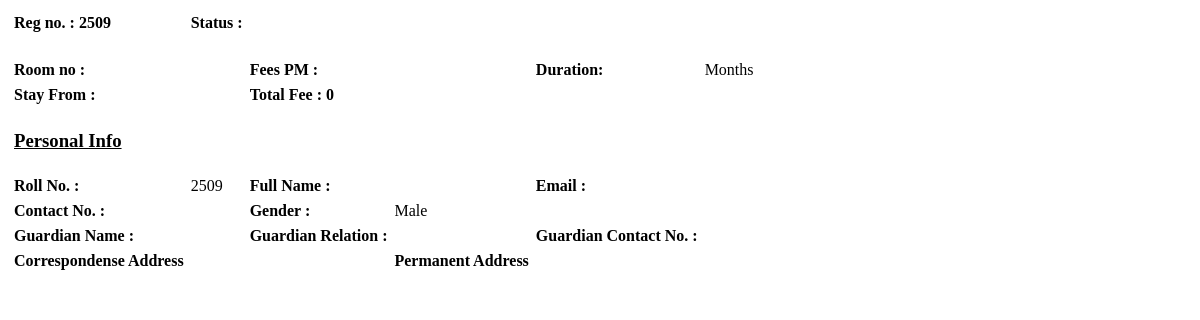
Page /admin/roomde.php?roll=2509 (signed in) on the earlier database version.
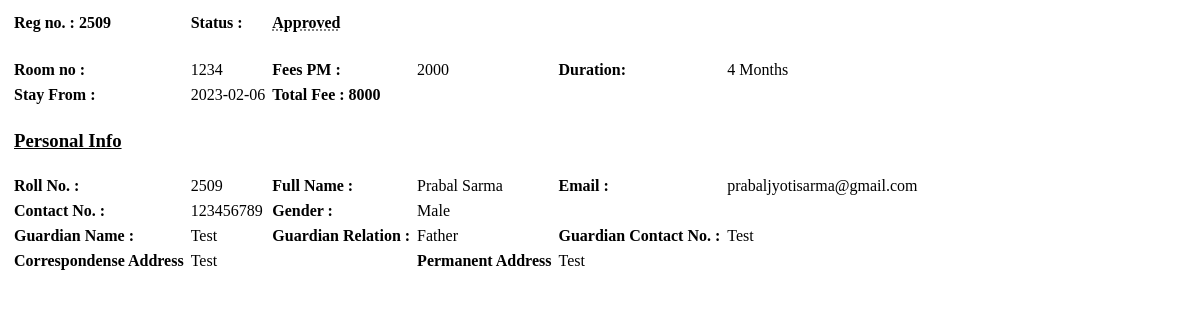
Same page on the later database version.
### tables this page shows
CREATE TABLE `bookings` (
  `id` int(255) NOT NULL,
  `roll` int(255) NOT NULL,
  `firstname` varchar(50) NOT NULL,
  `lastname` varchar(50) NOT NULL,
  `phone` varchar(13) NOT NULL,
  `email` varchar(255) NOT NULL,
  `roomno` int(255) NOT NULL,
  `foodoption` tinyint(1) NOT NULL,
  `starting_date` date NOT NULL,
  `end_date` varchar(255) NOT NULL,
  `duration` int(255) NOT NULL,
  `guardian_name` varchar(255) NOT NULL,
  `guardian_contact` varchar(13) NOT NULL,
  `guardian_relation` varchar(50) NOT NULL,
  `city` varchar(50) NOT NULL,
  `state` varchar(40) NOT NULL,
  `pincode` int(25) NOT NULL,
  `status` varchar(30) NOT NULL,
  `paid` tinyint(1) NOT NULL,
  `address` varchar(255) NOT NULL,
  `active` int(255) NOT NULL,
  `repay_table_name` varchar(255) NOT NULL
);

### admin/roomde.php (the view, shortened to what the changed rows need)
<?php
include '../includes/db/config.php';
$roll = $_GET['roll'];
$sql = "select * from bookings where roll = '$roll'";
$res = $conn->query($sql);
while ($details = $res->fetch_assoc()) {
    $firstname = $details['firstname'];
    $lastname = $details['lastname'];
    $roomno = $details['roomno'];
    $feespm = 2000;
    $date = $details['starting_date'];
    $duration = $details['duration'];
    $phone = $details['phone'];
    $email = $details['email'];
    $gname = $details['guardian_name'];
    $grel = $details['guardian_relation'];
    $gcontact = $details['guardian_contact'];
    $address = $details['address'];
    $status = $details['status'];
}
?>
<!DOCTYPE html>
<html lang="en">
<head>
    <link rel="stylesheet" href="../includes/css/bookroom.css" />
</head>
<body>
    <div class="room-details">
        <div class="container">
            <div class="panel panel-default">
                <div class="panel-body">
                    <table id="zcb" class="table table-bordered  dataTable" cellspacing="5">
                        <tbody>
                            <tr>
                                <td colspan="1"><b>Reg no. :
                                    </b>
                                </td>
                                <td><b>Status :</b></td>
                                <td style="text-decoration: 2px dotted grey underline; font-weight: bold;">
                                    <?php echo $status; ?>
                                </td>
                            </tr>
                            <tr>
                                <td><b>Room no :</b></td>
                                <td>
                                    <?php echo $roomno; ?>
                                </td>
                                <td><b>Fees PM :</b></td>
                                <td>
                                    <?php echo $feespm; ?>
                                </td>
                                <td><b>Duration:</b></td>
                                <td>
                                    <?php echo $duration . " Months"; ?>
                                </td>
                            </tr>
                            <tr>
                                <td><b>Stay From :</b></td>
                                <td>
                                    <?php echo $date; ?>
                                </td>
                                <td colspan="6"><b>Total Fee :
                                        <?php echo $feespm * $duration; ?>
                                    </b></td>
                            </tr>
                            <tr>
                                <td><b>Roll No. :</b></td>
                                <td>
                                    <?php echo $roll; ?>
                                </td>
                                <td><b>Full Name :</b></td>
                                <td>
                                    <?php echo $firstname . ' ' . $lastname; ?>
                                </td>
                                <td><b>Email :</b></td>
                                <td>
                                    <?php echo $email; ?>
                                </td>
                            </tr>
                            <tr>
                                <td><b>Contact No. :</b></td>
                                <td>
                                    <?php echo $phone; ?>
                                </td>
                                <td><b>Gender :</b></td>
                                <td>
                                    <?php echo "Male"; ?>
                                </td>
                            </tr>
                            <tr>
                                <td><b>Guardian Name :</b></td>
                                <td>
                                    <?php echo $gname; ?>
                                </td>
                                <td><b>Guardian Relation :</b></td>
                                <td>
                                    <?php echo $grel; ?>
                                </td>
                                <td><b>Guardian Contact No. :</b></td>
                                <td colspan="6">
                                    <?php echo $gcontact; ?>
                                </td>
                            </tr>
                            <tr>
                                <td><b>Correspondense Address</b></td>
                                <td colspan="2">
                                    <?php echo $address; ?>
                                </td>
                                <td><b>Permanent Address</b></td>
                                <td colspan="2">
                                    <?php echo $address; ?>
                                </td>
                            </tr>
                        </tbody>
                    </table>
                </div>
            </div>
        </div>
    </div>
</body>
</html>

Differences in the rows shown:
added bookings: status "Approved", roomno "1234", duration "4", starting_date "2023-02-06", $feespm*$duration "8000", firstname "Prabal", lastname "Sarma", email "prabaljyotisarma@gmail.com", phone "123456789", guardian_name "Test", guardian_relation "Father", guardian_contact "Test", address "Test"
Other differences:
$feespm: (not shown) → "2000"
$feespm * $duration: "0" → (not shown)
